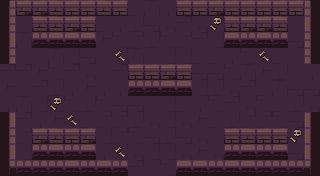

This game map was drawn from its Tiled (.tmx) file and the tilesets committed beside it. A one-line description and the full map source follow:
An orthogonal 20x11 tile map with 16x16 px tiles, 6 tile layers (ground, dressing, decor, walls, ...) and 12 objects (5x ENTRY, 5x ENEMY, 2x PROP).

<map version="1.10" tiledversion="1.10.2" orientation="orthogonal" renderorder="right-down" width="20" height="11" tilewidth="16" tileheight="16" infinite="0" nextlayerid="8" nextobjectid="13">
 <tileset firstgid="1" name="dungeon" tilewidth="16" tileheight="16" tilecount="100" columns="10">
  <image source="../../../gfx/tiles/depths/dungeon_tileset.png" width="160" height="160" />
 </tileset>
 <layer id="1" name="ground" width="20" height="11">
  <data encoding="csv">
18,9,30,29,18,8,28,18,20,29,30,27,30,9,8,17,19,28,17,29,
10,19,28,18,17,20,20,30,8,9,27,28,27,7,30,17,30,9,19,19,
27,29,17,20,28,7,18,10,7,8,10,7,28,17,19,10,9,9,9,19,
28,19,19,29,17,9,19,17,29,19,17,17,20,20,30,10,27,20,19,18,
28,28,18,10,28,27,19,28,17,20,17,7,9,9,10,29,18,8,19,30,
18,19,28,8,30,18,30,30,29,17,10,18,17,8,27,28,20,29,9,9,
30,29,17,10,10,8,10,9,9,19,17,20,30,10,28,27,10,20,8,27,
9,28,30,18,30,20,7,7,8,27,17,27,18,20,8,7,7,10,9,8,
18,7,28,9,27,10,17,7,10,9,8,9,27,19,30,7,29,10,30,10,
27,17,28,17,20,9,30,17,27,17,17,27,18,27,30,20,30,30,9,29,
8,29,30,20,20,10,18,9,28,19,10,18,29,30,28,9,19,17,9,29
</data>
 </layer>
 <layer id="2" name="dressing" width="20" height="11">
  <data encoding="csv">
0,0,0,0,0,0,0,0,0,0,0,0,0,0,0,0,0,0,0,0,
0,0,0,0,0,0,0,0,0,0,0,0,0,78,0,0,0,0,0,0,
0,0,0,0,0,0,0,0,0,0,0,0,0,0,0,0,0,0,0,0,
0,0,0,0,0,0,0,69,0,0,0,0,0,0,0,0,69,0,0,0,
0,0,0,0,0,0,0,0,0,0,0,0,0,0,0,0,0,0,0,0,
0,0,0,0,0,0,0,0,0,0,0,0,0,0,0,0,0,0,0,0,
0,0,0,78,0,0,0,0,0,0,0,0,0,0,0,0,0,0,0,0,
0,0,0,0,69,0,0,0,0,0,0,0,0,0,0,0,0,0,0,0,
0,0,0,0,0,0,0,0,0,0,0,0,0,0,0,0,0,0,78,0,
0,0,0,0,0,0,0,69,0,0,0,0,0,0,0,0,0,0,0,0,
0,0,0,0,0,0,0,0,0,0,0,0,0,0,0,0,0,0,0,0
</data>
 </layer>
 <layer id="3" name="decor" width="20" height="11">
  <data encoding="csv">
0,0,0,0,0,0,0,0,0,0,0,0,0,0,0,0,0,0,0,0,
0,0,0,0,0,0,0,0,0,0,0,0,0,0,0,0,0,0,0,0,
0,0,0,0,0,0,0,0,0,0,0,0,0,0,0,0,0,0,0,0,
0,0,0,0,0,0,0,0,0,0,0,0,0,0,0,0,0,0,0,0,
0,0,0,0,0,0,0,0,0,0,0,0,0,0,0,0,0,0,0,0,
0,0,0,0,0,0,0,0,0,0,0,0,0,0,0,0,0,0,0,0,
0,0,0,0,0,0,0,0,0,0,0,0,0,0,0,0,0,0,0,0,
0,0,0,0,0,0,0,0,0,0,0,0,0,0,0,0,0,0,0,0,
0,0,0,0,0,0,0,0,0,0,0,0,0,0,0,0,0,0,0,0,
0,0,0,0,0,0,0,0,0,0,0,0,0,0,0,0,0,0,0,0,
0,0,0,0,0,0,0,0,0,0,0,0,0,0,0,0,0,0,0,0
</data>
 </layer>
 <layer id="4" name="walls" width="20" height="11">
  <data encoding="csv">
1,4,4,3,5,2,3,5,0,0,0,2,5,4,5,5,2,2,2,6,
21,0,0,0,0,0,0,0,0,0,0,0,0,0,0,0,0,0,0,36,
31,0,0,0,0,0,0,0,0,0,0,0,0,0,0,0,0,0,0,26,
21,0,0,0,0,0,0,0,0,0,0,0,0,0,0,0,0,0,0,26,
0,0,0,0,0,0,0,0,0,0,0,0,0,0,0,0,0,0,0,0,
0,0,0,0,0,0,0,0,0,0,0,0,0,0,0,0,0,0,0,0,
0,0,0,0,0,0,0,0,0,0,0,0,0,0,0,0,0,0,0,0,
31,0,0,0,0,0,0,0,0,0,0,0,0,0,0,0,0,0,0,16,
21,0,0,0,0,0,0,0,0,0,0,0,0,0,0,0,0,0,0,36,
11,0,0,0,0,0,0,0,0,0,0,0,0,0,0,0,0,0,0,36,
41,44,44,44,45,43,42,43,0,0,0,42,42,43,42,42,43,44,44,46
</data>
 </layer>
 <layer id="5" name="props" width="20" height="11">
  <data encoding="csv">
0,0,0,0,0,0,0,0,0,0,0,0,0,0,0,0,0,0,0,0,
0,0,3,3,4,5,0,0,0,0,0,0,0,0,3,4,4,3,0,0,
0,0,43,42,45,45,0,0,0,0,0,0,0,0,45,44,45,43,0,0,
0,0,0,0,0,0,0,0,0,0,0,0,0,0,0,0,0,0,0,0,
0,0,0,0,0,0,0,0,2,5,4,2,0,0,0,0,0,0,0,0,
0,0,0,0,0,0,0,0,43,43,42,45,0,0,0,0,0,0,0,0,
0,0,0,0,0,0,0,0,0,0,0,0,0,0,0,0,0,0,0,0,
0,0,0,0,0,0,0,0,0,0,0,0,0,0,0,0,0,0,0,0,
0,0,4,3,2,4,0,0,0,0,0,0,0,0,5,3,2,2,0,0,
0,0,43,42,44,42,0,0,0,0,0,0,0,0,43,45,44,42,0,0,
0,0,0,0,0,0,0,0,0,0,0,0,0,0,0,0,0,0,0,0
</data>
 </layer>
 <layer id="6" name="overhead" width="20" height="11">
  <data encoding="csv">
0,0,0,0,0,0,0,0,0,0,0,0,0,0,0,0,0,0,0,0,
0,0,0,0,0,0,0,0,0,0,0,0,0,0,0,0,0,0,0,0,
0,0,0,0,0,0,0,0,0,0,0,0,0,0,0,0,0,0,0,0,
0,0,0,0,0,0,0,0,0,0,0,0,0,0,0,0,0,0,0,0,
0,0,0,0,0,0,0,0,0,0,0,0,0,0,0,0,0,0,0,0,
0,0,0,0,0,0,0,0,0,0,0,0,0,0,0,0,0,0,0,0,
0,0,0,0,0,0,0,0,0,0,0,0,0,0,0,0,0,0,0,0,
0,0,0,0,0,0,0,0,0,0,0,0,0,0,0,0,0,0,0,0,
0,0,0,0,0,0,0,0,0,0,0,0,0,0,0,0,0,0,0,0,
0,0,0,0,0,0,0,0,0,0,0,0,0,0,0,0,0,0,0,0,
0,0,0,0,0,0,0,0,0,0,0,0,0,0,0,0,0,0,0,0
</data>
 </layer>
 <objectgroup id="7" name="spawns">
  <object id="1" name="UP" type="ENTRY" x="152" y="24" />
  <object id="2" name="DOWN" type="ENTRY" x="152" y="152" />
  <object id="3" name="LEFT" type="ENTRY" x="24" y="88" />
  <object id="4" name="RIGHT" type="ENTRY" x="296" y="88" />
  <object id="5" name="" type="ENTRY" x="168" y="104" />
  <object id="6" name="" type="ENEMY" x="248" y="120" />
  <object id="7" name="" type="ENEMY" x="152" y="120" />
  <object id="8" name="" type="ENEMY" x="120" y="88" />
  <object id="9" name="" type="ENEMY" x="152" y="56" />
  <object id="10" name="" type="ENEMY" x="248" y="56" />
  <object id="11" name="torch" type="PROP" x="56" y="168" />
  <object id="12" name="torch" type="PROP" x="264" y="168" />
 </objectgroup>
</map>
